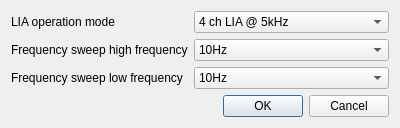
<?xml version="1.0" encoding="UTF-8"?>
<ui version="4.0">
 <class>LIAEngineDialog</class>
 <widget class="QDialog" name="LIAEngineDialog">
  <property name="geometry">
   <rect>
    <x>0</x>
    <y>0</y>
    <width>400</width>
    <height>126</height>
   </rect>
  </property>
  <property name="windowTitle">
   <string>Dialog</string>
  </property>
  <layout class="QFormLayout" name="formLayout">
   <item row="0" column="0">
    <widget class="QLabel" name="modeLabel">
     <property name="text">
      <string>LIA operation mode</string>
     </property>
    </widget>
   </item>
   <item row="0" column="1">
    <widget class="QComboBox" name="modeBox">
     <item>
      <property name="text">
       <string>4 ch LIA @ 5kHz</string>
      </property>
     </item>
     <item>
      <property name="text">
       <string>3 ch LIA @ 10kHz</string>
      </property>
     </item>
     <item>
      <property name="text">
       <string>2ch LIA @ 25kHz</string>
      </property>
     </item>
     <item>
      <property name="text">
       <string>1ch LIA @ 50kHz</string>
      </property>
     </item>
     <item>
      <property name="text">
       <string>Frequency sweep</string>
      </property>
     </item>
    </widget>
   </item>
   <item row="1" column="0">
    <widget class="QLabel" name="freqHighLabel">
     <property name="text">
      <string>Frequency sweep high frequency</string>
     </property>
    </widget>
   </item>
   <item row="1" column="1">
    <widget class="QComboBox" name="freqHighBox">
     <item>
      <property name="text">
       <string>10Hz</string>
      </property>
     </item>
     <item>
      <property name="text">
       <string>20Hz</string>
      </property>
     </item>
     <item>
      <property name="text">
       <string>50Hz</string>
      </property>
     </item>
     <item>
      <property name="text">
       <string>100Hz</string>
      </property>
     </item>
     <item>
      <property name="text">
       <string>10kHz</string>
      </property>
     </item>
     <item>
      <property name="text">
       <string>200Hz</string>
      </property>
     </item>
     <item>
      <property name="text">
       <string>1kHz</string>
      </property>
     </item>
     <item>
      <property name="text">
       <string>2kHz</string>
      </property>
     </item>
     <item>
      <property name="text">
       <string>5kHz</string>
      </property>
     </item>
     <item>
      <property name="text">
       <string>500Hz</string>
      </property>
     </item>
     <item>
      <property name="text">
       <string>20kHz</string>
      </property>
     </item>
     <item>
      <property name="text">
       <string>50kHz</string>
      </property>
     </item>
    </widget>
   </item>
   <item row="2" column="0">
    <widget class="QLabel" name="freqLowLabel">
     <property name="text">
      <string>Frequency sweep low frequency</string>
     </property>
    </widget>
   </item>
   <item row="2" column="1">
    <widget class="QComboBox" name="freqLowBox">
     <item>
      <property name="text">
       <string>10Hz</string>
      </property>
     </item>
     <item>
      <property name="text">
       <string>20Hz</string>
      </property>
     </item>
     <item>
      <property name="text">
       <string>50Hz</string>
      </property>
     </item>
     <item>
      <property name="text">
       <string>100Hz</string>
      </property>
     </item>
     <item>
      <property name="text">
       <string>200Hz</string>
      </property>
     </item>
     <item>
      <property name="text">
       <string>500Hz</string>
      </property>
     </item>
     <item>
      <property name="text">
       <string>1kHz</string>
      </property>
     </item>
     <item>
      <property name="text">
       <string>2kHz</string>
      </property>
     </item>
     <item>
      <property name="text">
       <string>5kHz</string>
      </property>
     </item>
     <item>
      <property name="text">
       <string>10kHz</string>
      </property>
     </item>
     <item>
      <property name="text">
       <string>20kHz</string>
      </property>
     </item>
     <item>
      <property name="text">
       <string>50kHz</string>
      </property>
     </item>
    </widget>
   </item>
   <item row="3" column="0" colspan="2">
    <widget class="QDialogButtonBox" name="confirmBox">
     <property name="orientation">
      <enum>Qt::Horizontal</enum>
     </property>
     <property name="standardButtons">
      <set>QDialogButtonBox::Cancel|QDialogButtonBox::Ok</set>
     </property>
    </widget>
   </item>
  </layout>
 </widget>
 <resources/>
 <connections>
  <connection>
   <sender>confirmBox</sender>
   <signal>accepted()</signal>
   <receiver>LIAEngineDialog</receiver>
   <slot>accept()</slot>
   <hints>
    <hint type="sourcelabel">
     <x>248</x>
     <y>254</y>
    </hint>
    <hint type="destinationlabel">
     <x>157</x>
     <y>274</y>
    </hint>
   </hints>
  </connection>
  <connection>
   <sender>confirmBox</sender>
   <signal>rejected()</signal>
   <receiver>LIAEngineDialog</receiver>
   <slot>reject()</slot>
   <hints>
    <hint type="sourcelabel">
     <x>316</x>
     <y>260</y>
    </hint>
    <hint type="destinationlabel">
     <x>286</x>
     <y>274</y>
    </hint>
   </hints>
  </connection>
 </connections>
</ui>
